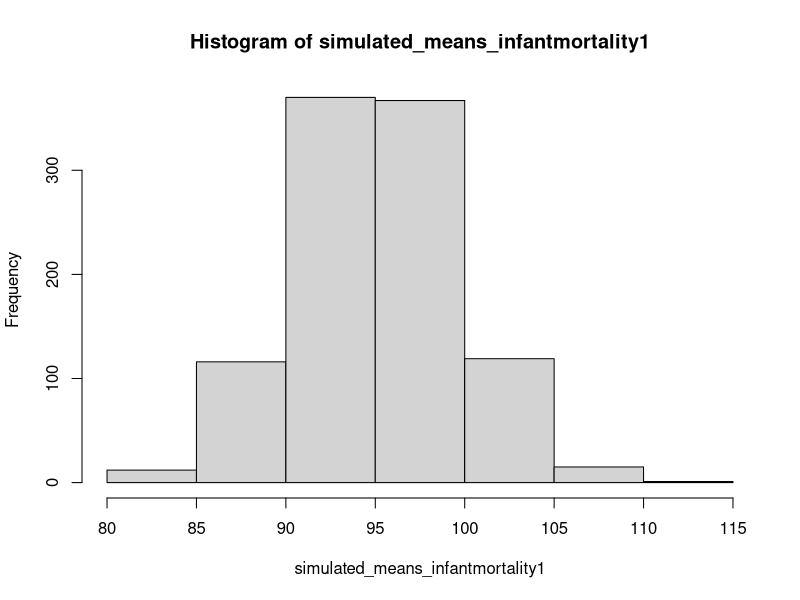
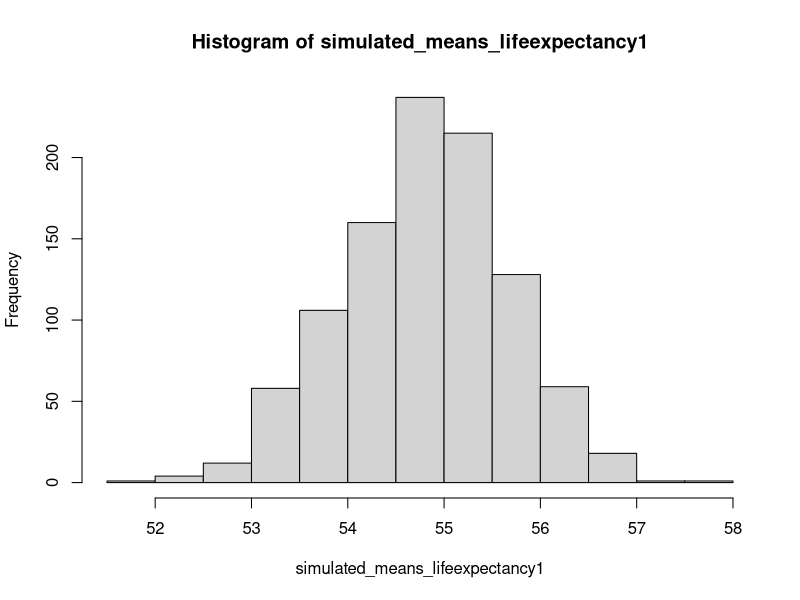
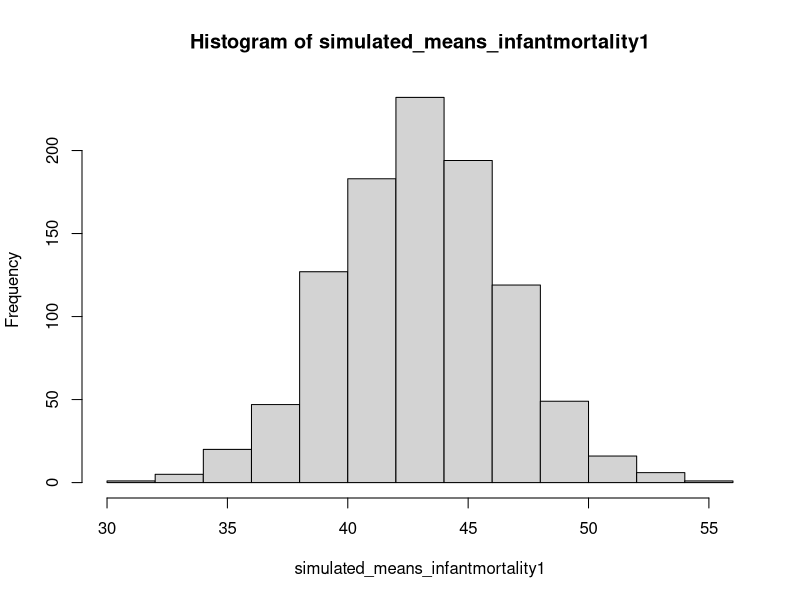
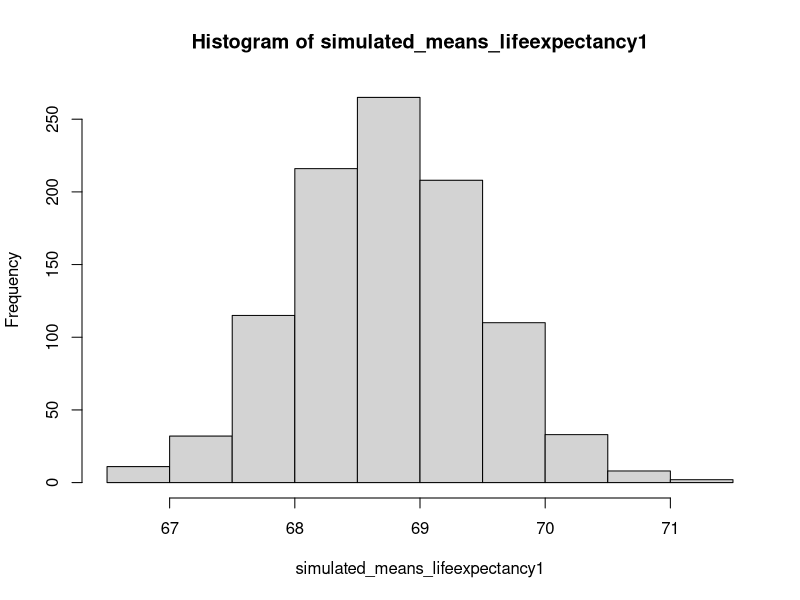
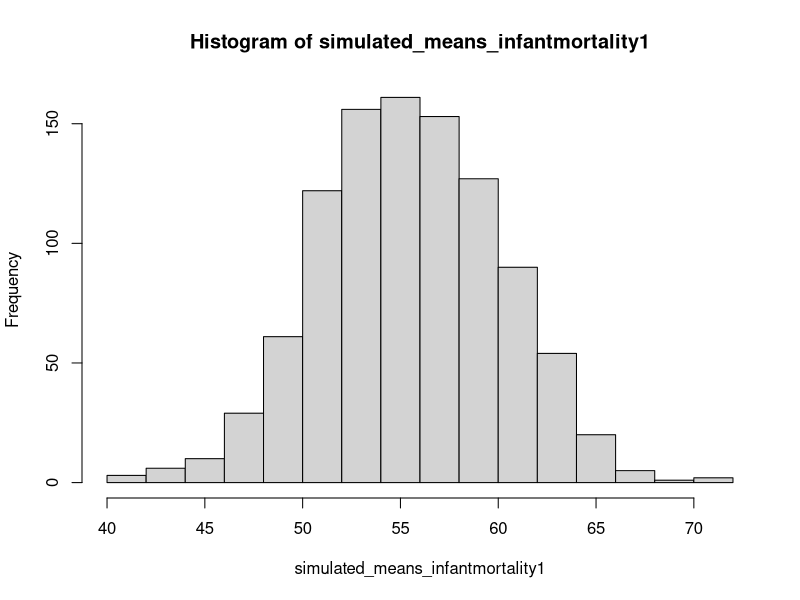
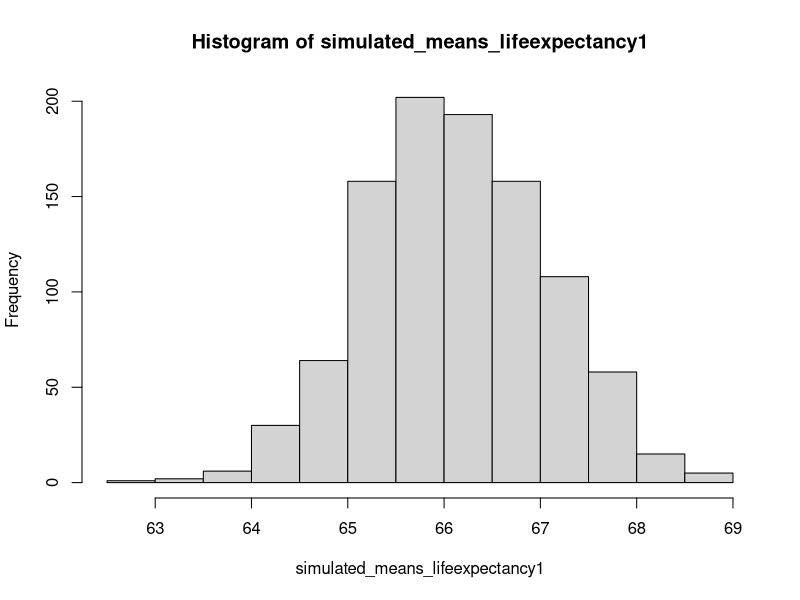
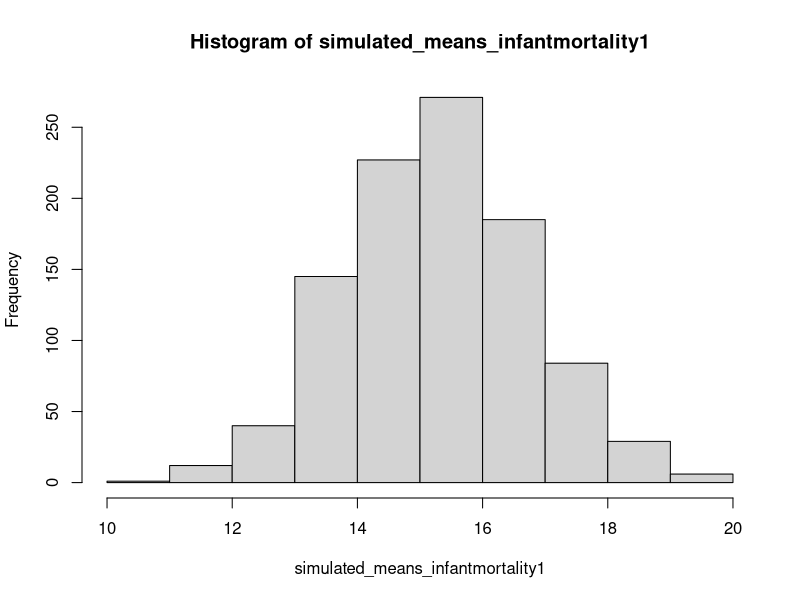
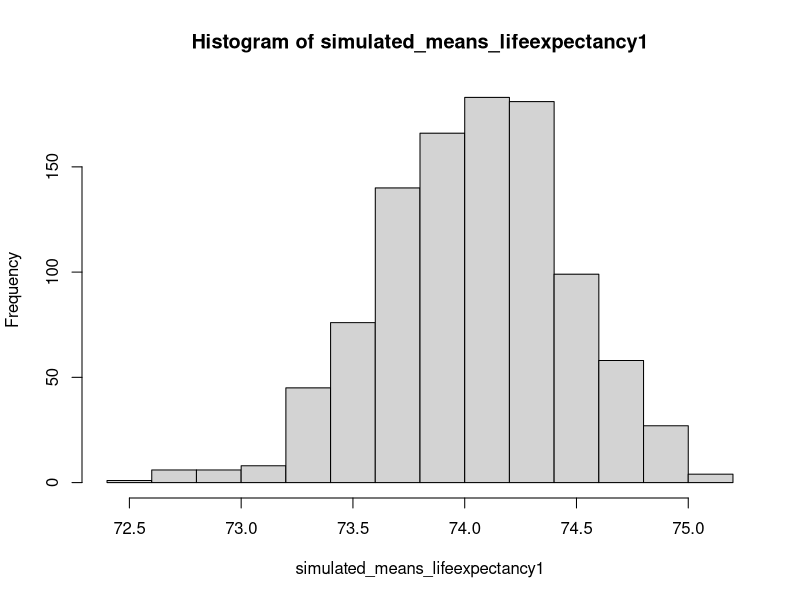

Generate these figures, in order, with R:
#install.packages("dslabs")
library(dslabs)
help(package = "dslabs")

#import the dataset
data("gapminder")
head(gapminder)

#make the dataset looks cleaner
#install.packages("dplyr")
library(dplyr)
example.gapminder <- gapminder %>% select(continent, life_expectancy, infant_mortality)

#omit the NA data
example.gapminder <- na.omit(example.gapminder)

#write the power function for further use
power.function <- function (n, effect.size, siglevel = 0.05){ 
  effect.size <- abs(effect.size)
  rz <- atanh(effect.size) + effect.size/(2 * (n - 1))
  quant <- qt(siglevel/2, df = n - 2, lower = FALSE)
  rc <- sqrt(quant^2/(quant^2 + n - 2))
  rcz <- atanh(rc)
  power <- pnorm((rz - rcz) * sqrt(n - 3)) + pnorm((-rz - rcz) * sqrt(n - 3))
  return(power)
}

#####Scenario 1 - Data collected from different continents
#calculate the mean and sd of infant mortality and life expectancy
#install.packages("dplyr")
library(dplyr)
scenario1.gapminder <- example.gapminder %>% group_by(continent) %>% 
  summarise(mean.infantmortality= mean(infant_mortality), sd.infantmortality = sd(infant_mortality), mean.lifeexpectancy = mean(life_expectancy), sd.lifeexpectancy = sd(life_expectancy))
head(scenario1.gapminder)

#convert it into dataframe
scenario1.gapminder.dataframe <- as.data.frame(scenario1.gapminder)
scenario1.gapminder.dataframe

#create a function using Monte Carlo method to simulate dataset
simulate.dataset1 <- function(m){
  N <- 1000
  sim_data1 <- matrix(data = NA, nrow = 100, ncol = 2) 
  colnames(sim_data1) <- c("infant.mortality", "life.expectancy")
  simulated_means_infantmortality1 <- rep (NA, N)
  simulated_means_lifeexpectancy1 <- rep (NA, N)
  for (i in 1:N){
    sim_data1[,1] <- rnorm(n = 100, mean = scenario1.gapminder.dataframe[m,2], sd = scenario1.gapminder.dataframe[m,3])
    sim_data1[,2] <- rnorm(n = 100, mean = scenario1.gapminder.dataframe[m,4], sd = scenario1.gapminder.dataframe[m,5])
    simulated_means_infantmortality1[i] <- mean(sim_data1[,1])
    simulated_means_lifeexpectancy1[i] <- mean(sim_data1[,2])
  }
  hist(simulated_means_infantmortality1)
  hist(simulated_means_lifeexpectancy1)
  return(sim_data1)
}

#simulate samples of five continents
set.seed(41131)
simulate.dataset.Africa <- as.data.frame(simulate.dataset1(1))
simulate.dataset.Americas <- as.data.frame(simulate.dataset1(2))
simulate.dataset.Asia <- as.data.frame(simulate.dataset1(3))
simulate.dataset.Europe <- as.data.frame(simulate.dataset1(4))
simulate.dataset.Oceania <- as.data.frame(simulate.dataset1(5))

#create matrix for Effect Size and Power
result_data1 <- matrix(data = NA, nrow = 5, ncol = 2) 
colnames(result_data1) <- c("Effect Size", "Power")
rownames(result_data1) <- c("Africa", "Americas", "Asia", "Europe", "Oceania")

###########AFRICA################
#Correlation Coefficient Test～～～～～～～～～～～～～～～～～
#install.packages("ggpubr")
library("ggpubr")
ggscatter(simulate.dataset.Africa, x = "infant.mortality", y = "life.expectancy",
          add = "reg.line", conf.int = TRUE,
          cor.coef = TRUE, cor.method = "pearson",
          xlab = "Infant deaths per 1000", ylab = "Life expectancy in years")
#Shapiro-Wilk normality test for infant mortality
shapiro.test(simulate.dataset.Africa$infant.mortality)
#Shapiro-Wilk normality test for life expectancy
shapiro.test(simulate.dataset.Africa$life.expectancy)
#Visual inspection for infant mortality
ggqqplot(simulate.dataset.Africa$infant.mortality, ylab = "Infant Mortality")
#Visual inspection for life expectancy
ggqqplot(simulate.dataset.Africa$life.expectancy, ylab = "Life expectancy")
#Pearson Correlation Test
cor.test(simulate.dataset.Africa$infant.mortality, simulate.dataset.Africa$life.expectancy,
         method = "pearson")

#Spearman Rank Correlation - Nonparametric Test～～～～～～～～～～～～
cor.test(simulate.dataset.Africa$infant.mortality, simulate.dataset.Africa$life.expectancy,
         method = "spearman")

#Calculate Effect size and Power
result_data1[1,1] <- -0.06314464
result_data1[1,2] <- power.function(n = 100, effect.size = result_data1[1,1])

#############AMERICAS################
#Correlation Coefficient Test～～～～～～～～～～～～～～～～～
#install.packages("ggpubr")
library("ggpubr")
ggscatter(simulate.dataset.Americas, x = "infant.mortality", y = "life.expectancy",
          add = "reg.line", conf.int = TRUE,
          cor.coef = TRUE, cor.method = "pearson",
          xlab = "Infant deaths per 1000", ylab = "Life expectancy in years")
#Shapiro-Wilk normality test 
shapiro.test(simulate.dataset.Americas$infant.mortality)
shapiro.test(simulate.dataset.Americas$life.expectancy)
#Visual inspection
ggqqplot(simulate.dataset.Americas$infant.mortality, ylab = "Infant Mortality")
ggqqplot(simulate.dataset.Americas$life.expectancy, ylab = "Life expectancy")
#Pearson Correlation Test
cor.test(simulate.dataset.Americas$infant.mortality, simulate.dataset.Americas$life.expectancy,
         method = "pearson")

#Spearman Rank Correlation - Nonparametric Test～～～～～～～～～～～～
cor.test(simulate.dataset.Americas$infant.mortality, simulate.dataset.Americas$life.expectancy,
         method = "spearman")

#Calculate Effect size and Power
result_data1[2,1] <- 0.04397091
result_data1[2,2] <- power.function(n = 100, effect.size = result_data1[2,1])

##################ASIA################
#Correlation Coefficient Test～～～～～～～～～～～～～～～～～
#install.packages("ggpubr")
library("ggpubr")
ggscatter(simulate.dataset.Asia, x = "infant.mortality", y = "life.expectancy",
          add = "reg.line", conf.int = TRUE,
          cor.coef = TRUE, cor.method = "pearson",
          xlab = "Infant deaths per 1000", ylab = "Life expectancy in years")
#Shapiro-Wilk normality test
shapiro.test(simulate.dataset.Asia$infant.mortality)
shapiro.test(simulate.dataset.Asia$life.expectancy)
#Visual inspection
ggqqplot(simulate.dataset.Asia$infant.mortality, ylab = "Infant Mortality")
ggqqplot(simulate.dataset.Asia$life.expectancy, ylab = "Life expectancy")
#Pearson Correlation Test
cor.test(simulate.dataset.Asia$infant.mortality, simulate.dataset.Asia$life.expectancy,
         method = "pearson")

#Spearman Rank Correlation - Nonparametric Test～～～～～～～～～～～～
cor.test(simulate.dataset.Asia$infant.mortality, simulate.dataset.Asia$life.expectancy,
         method = "spearman")

#Calculate Effect size and Power
result_data1[3,1] <- -0.00665304
result_data1[3,2] <- power.function(n = 100, effect.size = result_data1[3,1])

##########EUROPE################
#Correlation Coefficient Test～～～～～～～～～～～～～～～～～
#install.packages("ggpubr")
library("ggpubr")
ggscatter(simulate.dataset.Europe, x = "infant.mortality", y = "life.expectancy",
          add = "reg.line", conf.int = TRUE,
          cor.coef = TRUE, cor.method = "pearson",
          xlab = "Infant deaths per 1000", ylab = "Life expectancy in years")
#Shapiro-Wilk normality test
shapiro.test(simulate.dataset.Europe$infant.mortality)
shapiro.test(simulate.dataset.Europe$life.expectancy)
#Visual inspection
ggqqplot(simulate.dataset.Europe$infant.mortality, ylab = "Infant Mortality")
ggqqplot(simulate.dataset.Europe$life.expectancy, ylab = "Life expectancy")
#Pearson Correlation Test
cor.test(simulate.dataset.Europe$infant.mortality, simulate.dataset.Europe$life.expectancy,
         method = "pearson")

#Spearman Rank Correlation - Nonparametric Test～～～～～～～～～～～～
cor.test(simulate.dataset.Europe$infant.mortality, simulate.dataset.Europe$life.expectancy,
         method = "spearman")

#Calculate Effect size and Power
result_data1[4,1] <- -0.04719308
result_data1[4,2] <- power.function(n = 100, effect.size = result_data1[4,1])

##########OCEANIA################
#Correlation Coefficient Test～～～～～～～～～～～～～～～～～
#install.packages("ggpubr")
library("ggpubr")
ggscatter(simulate.dataset.Oceania, x = "infant.mortality", y = "life.expectancy",
          add = "reg.line", conf.int = TRUE,
          cor.coef = TRUE, cor.method = "pearson",
          xlab = "Infant deaths per 1000", ylab = "Life expectancy in years")
#Shapiro-Wilk normality test
shapiro.test(simulate.dataset.Oceania$infant.mortality)
shapiro.test(simulate.dataset.Oceania$life.expectancy)
#Visual inspection
ggqqplot(simulate.dataset.Oceania$infant.mortality, ylab = "Infant Mortality")
ggqqplot(simulate.dataset.Oceania$life.expectancy, ylab = "Life expectancy")
#Pearson Correlation Test
cor.test(simulate.dataset.Oceania$infant.mortality, simulate.dataset.Oceania$life.expectancy,
         method = "pearson")

#Spearman Rank Correlation - Nonparametric Test～～～～～～～～～～～～
cor.test(simulate.dataset.Oceania$infant.mortality, simulate.dataset.Oceania$life.expectancy,
         method = "spearman")

#Calculate Effect size and Power
result_data1[5,1] <- 0.1905645
result_data1[5,2] <- power.function(n = 100, effect.size = result_data1[5,1])

#Read Effect size and Power of all five continents
result_data1


#Scenario 2 - Different sample size
#install.packages("dplyr")
library(dplyr)
#Calculate mean and sd of two variables 
scenario2.gapminder <- example.gapminder %>%
  summarise(mean.infantmortality= mean(infant_mortality), sd.infantmortality = sd(infant_mortality), mean.lifeexpectancy = mean(life_expectancy), sd.lifeexpectancy = sd(life_expectancy))
head(scenario2.gapminder)

#convert it into dataframe
scenario2.gapminder.dataframe <- as.data.frame(scenario2.gapminder)
scenario2.gapminder.dataframe

#create a function using Monte Carlo method to simulate dataset
simulate.dataset2 <- function(n){
  N <- 1000
  sim_data2 <- matrix(data = NA, nrow = n, ncol = 2) 
  colnames(sim_data2) <- c("infant.mortality", "life.expectancy")
  simulated_means_infantmortality2 <- rep (NA, N)
  simulated_means_lifeexpectancy2 <- rep (NA, N)
  for (i in 1:N){
    sim_data2[,1] <- rnorm(n, mean = scenario1.gapminder.dataframe[1,2], sd = scenario1.gapminder.dataframe[1,3])
    sim_data2[,2] <- rnorm(n, mean = scenario1.gapminder.dataframe[1,4], sd = scenario1.gapminder.dataframe[1,5])
    simulated_means_infantmortality2[i] <- mean(sim_data2[,1])
    simulated_means_lifeexpectancy2[i] <- mean(sim_data2[,2])
  }
  hist(simulated_means_infantmortality2)
  hist(simulated_means_lifeexpectancy2)
  return(sim_data2)
}

#Simulate dataset using different sample size
set.seed(41132)
simulate.dataset.10 <- as.data.frame(simulate.dataset2(10))
simulate.dataset.100 <- as.data.frame(simulate.dataset2(100))
simulate.dataset.1000 <- as.data.frame(simulate.dataset2(1000))

#Create matrix for Effect Size and Power
result_data2 <- matrix(data = NA, nrow = 3, ncol = 2) 
colnames(result_data2) <- c("Effect Size", "Power")
rownames(result_data2) <- c("Sample Size 10", "Sample Size 100", "Sample Size 1000")

############sample size 10###################
#Correlation Coefficient Test～～～～～～～～～～～～～～～～～
#install.packages("ggpubr")
library("ggpubr")
ggscatter(simulate.dataset.10, x = "infant.mortality", y = "life.expectancy",
          add = "reg.line", conf.int = TRUE,
          cor.coef = TRUE, cor.method = "pearson",
          xlab = "Infant deaths per 1000", ylab = "Life expectancy in years")
#Shapiro-Wilk normality test
shapiro.test(simulate.dataset.10$infant.mortality)
shapiro.test(simulate.dataset.10$life.expectancy)
#Visual inspection
ggqqplot(simulate.dataset.10$infant.mortality, ylab = "Infant Mortality")
ggqqplot(simulate.dataset.10$life.expectancy, ylab = "Life expectancy")
#Pearson Correlation Test
cor.test(simulate.dataset.10$infant.mortality, simulate.dataset.10$life.expectancy,
         method = "pearson")

#Spearman Rank Correlation - Nonparametric Test～～～～～～～～～～～～
cor.test(simulate.dataset.10$infant.mortality, simulate.dataset.10$life.expectancy,
         method = "spearman")

#Calculate Effect Size and Power
result_data2[1,1] <- 0.1289003
result_data2[1,2] <- power.function(n = 10, effect.size = result_data2[1,1])

############sample size 100###################
#Correlation Coefficient Test～～～～～～～～～～～～～～～～～
#install.packages("ggpubr")
library("ggpubr")
ggscatter(simulate.dataset.100, x = "infant.mortality", y = "life.expectancy",
          add = "reg.line", conf.int = TRUE,
          cor.coef = TRUE, cor.method = "pearson",
          xlab = "Infant deaths per 1000", ylab = "Life expectancy in years")
#Shapiro-Wilk normality test
shapiro.test(simulate.dataset.100$infant.mortality)
shapiro.test(simulate.dataset.100$life.expectancy)
#Visual inspection
ggqqplot(simulate.dataset.100$infant.mortality, ylab = "Infant Mortality")
ggqqplot(simulate.dataset.100$life.expectancy, ylab = "Life expectancy")
#Pearson Correlation Test
cor.test(simulate.dataset.100$infant.mortality, simulate.dataset.100$life.expectancy,
         method = "pearson")

#Spearman Rank Correlation - Nonparametric Test～～～～～～～～～～～～
cor.test(simulate.dataset.100$infant.mortality, simulate.dataset.100$life.expectancy,
         method = "spearman")

#Calculate Effect Size and Power
result_data2[2,1] <- 0.1441637
result_data2[2,2] <- power.function(n = 100, effect.size = result_data2[2,1])

############sample size 1000###################
#Correlation Coefficient Test～～～～～～～～～～～～～～～～～
#install.packages("ggpubr")
library("ggpubr")
ggscatter(simulate.dataset.1000, x = "infant.mortality", y = "life.expectancy",
          add = "reg.line", conf.int = TRUE,
          cor.coef = TRUE, cor.method = "pearson",
          xlab = "Infant deaths per 1000", ylab = "Life expectancy in years")
#Shapiro-Wilk normality test
shapiro.test(simulate.dataset.1000$infant.mortality)
shapiro.test(simulate.dataset.1000$life.expectancy)
#Visual inspection
ggqqplot(simulate.dataset.1000$infant.mortality, ylab = "Infant Mortality")
ggqqplot(simulate.dataset.1000$life.expectancy, ylab = "Life expectancy")
#Pearson Correlation Test
cor.test(simulate.dataset.1000$infant.mortality, simulate.dataset.1000$life.expectancy,
         method = "pearson")

#Spearman Rank Correlation - Nonparametric Test～～～～～～～～～～～～
cor.test(simulate.dataset.1000$infant.mortality, simulate.dataset.1000$life.expectancy,
         method = "spearman")

#Calculate effect Size and Power
result_data2[3,1] <- -0.00538512
result_data2[3,2] <- power.function(n = 1000, effect.size = result_data2[3,1])

#Read Effect size and power of all sample sizes
result_data2


#Scenario 3 - Different Standard Deviation
#install.packages("dplyr")
library(dplyr)
#Only calculate the mean of two variables
scenario3.gapminder <- example.gapminder %>%
  summarise(mean.infantmortality= mean(infant_mortality), mean.lifeexpectancy = mean(life_expectancy))
head(scenario3.gapminder)

#convert it into dataframe
scenario3.gapminder.dataframe <- as.data.frame(scenario3.gapminder)
scenario3.gapminder.dataframe

#create a function using Monte Carlo method to simulate dataset
simulate.dataset3 <- function(sd){
  N <- 1000
  sim_data3 <- matrix(data = NA, nrow = 100, ncol = 2) 
  colnames(sim_data3) <- c("infant.mortality", "life.expectancy")
  simulated_means_infantmortality3 <- rep (NA, N)
  simulated_means_lifeexpectancy3 <- rep (NA, N)
  for (i in 1:N){
    sim_data3[,1] <- rnorm(n = 100, mean = scenario1.gapminder.dataframe[1,2], sd)
    sim_data3[,2] <- rnorm(n = 100, mean = scenario1.gapminder.dataframe[1,4], sd)
    simulated_means_infantmortality3[i] <- mean(sim_data3[,1])
    simulated_means_lifeexpectancy3[i] <- mean(sim_data3[,2])
  }
  hist(simulated_means_infantmortality3)
  hist(simulated_means_lifeexpectancy3)
  return(sim_data3)
}

#simulate dataset using different sd
set.seed(41133)
simulate.dataset.sd2 <- as.data.frame(simulate.dataset3(2))
simulate.dataset.sd5 <- as.data.frame(simulate.dataset3(5))
simulate.dataset.sd10 <- as.data.frame(simulate.dataset3(10))

#create matrix for Effect Size and Power
result_data3 <- matrix(data = NA, nrow = 3, ncol = 2) 
colnames(result_data3) <- c("Effect Size", "Power")
rownames(result_data3) <- c("sd 2", "sd 5", "sd 10")

############sd 2###################
#Correlation Coefficient Test～～～～～～～～～～～～～～～～～
#install.packages("ggpubr")
library("ggpubr")
ggscatter(simulate.dataset.sd2, x = "infant.mortality", y = "life.expectancy",
          add = "reg.line", conf.int = TRUE,
          cor.coef = TRUE, cor.method = "pearson",
          xlab = "Infant deaths per 1000", ylab = "Life expectancy in years")
#Shapiro-Wilk normality test
shapiro.test(simulate.dataset.sd2$infant.mortality)
shapiro.test(simulate.dataset.sd2$life.expectancy)
#Visual inspection
ggqqplot(simulate.dataset.sd2$infant.mortality, ylab = "Infant Mortality")
ggqqplot(simulate.dataset.sd2$life.expectancy, ylab = "Life expectancy")
#Pearson Correlation Test
cor.test(simulate.dataset.sd2$infant.mortality, simulate.dataset.sd2$life.expectancy,
         method = "pearson")

#Spearman Rank Correlation - Nonparametric Test～～～～～～～～～～～～
cor.test(simulate.dataset.sd2$infant.mortality, simulate.dataset.sd2$life.expectancy,
         method = "spearman")

#Calculate effect Size and Power
result_data3[1,1] <- -0.01193447
result_data3[1,2] <- power.function(n = 100, effect.size = result_data3[1,1])

############sd 5###################
#Correlation Coefficient Test～～～～～～～～～～～～～～～～～
#install.packages("ggpubr")
library("ggpubr")
ggscatter(simulate.dataset.sd5, x = "infant.mortality", y = "life.expectancy",
          add = "reg.line", conf.int = TRUE,
          cor.coef = TRUE, cor.method = "pearson",
          xlab = "Infant deaths per 1000", ylab = "Life expectancy in years")
#Shapiro-Wilk normality test
shapiro.test(simulate.dataset.sd5$infant.mortality)
shapiro.test(simulate.dataset.sd5$life.expectancy)
#Visual inspection
ggqqplot(simulate.dataset.sd5$infant.mortality, ylab = "Infant Mortality")
ggqqplot(simulate.dataset.sd5$life.expectancy, ylab = "Life expectancy")
#Pearson Correlation Test
cor.test(simulate.dataset.sd5$infant.mortality, simulate.dataset.sd5$life.expectancy,
         method = "pearson")

#Spearman Rank Correlation - Nonparametric Test～～～～～～～～～～～～
cor.test(simulate.dataset.sd5$infant.mortality, simulate.dataset.sd5$life.expectancy,
         method = "spearman")


#Calculate effect Size and Power
result_data3[2,1] <- -0.007452775
result_data3[2,2] <- power.function(n = 100, effect.size = result_data3[2,1])


############sd 10###################
#Correlation Coefficient Test～～～～～～～～～～～～～～～～～
#install.packages("ggpubr")
library("ggpubr")
ggscatter(simulate.dataset.sd10, x = "infant.mortality", y = "life.expectancy",
          add = "reg.line", conf.int = TRUE,
          cor.coef = TRUE, cor.method = "pearson",
          xlab = "Infant deaths per 1000", ylab = "Life expectancy in years")
#Shapiro-Wilk normality test
shapiro.test(simulate.dataset.sd10$infant.mortality)
shapiro.test(simulate.dataset.sd10$life.expectancy)
#Visual inspection 
ggqqplot(simulate.dataset.sd10$infant.mortality, ylab = "Infant Mortality")
ggqqplot(simulate.dataset.sd10$life.expectancy, ylab = "Life expectancy")
#Pearson Correlation Test
cor.test(simulate.dataset.sd10$infant.mortality, simulate.dataset.sd10$life.expectancy,
         method = "pearson")

#Spearman Rank Correlation - Nonparametric Test～～～～～～～～～～～～
cor.test(simulate.dataset.sd10$infant.mortality, simulate.dataset.sd10$life.expectancy,
         method = "spearman")

#Calculate effect Size and Power
result_data3[3,1] <- 0.137056
result_data3[3,2] <- power.function(n = 100, effect.size = result_data3[3,1])

#read the result
result_data3
